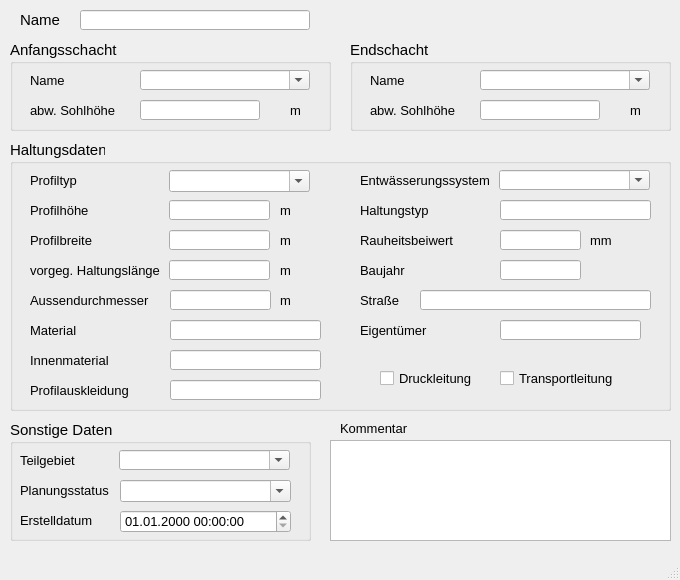
<?xml version="1.0" encoding="UTF-8"?>
<ui version="4.0">
 <class>MainWindow</class>
 <widget class="QMainWindow" name="MainWindow">
  <property name="enabled">
   <bool>true</bool>
  </property>
  <property name="geometry">
   <rect>
    <x>0</x>
    <y>0</y>
    <width>680</width>
    <height>580</height>
   </rect>
  </property>
  <property name="sizePolicy">
   <sizepolicy hsizetype="Preferred" vsizetype="Preferred">
    <horstretch>0</horstretch>
    <verstretch>0</verstretch>
   </sizepolicy>
  </property>
  <property name="minimumSize">
   <size>
    <width>680</width>
    <height>580</height>
   </size>
  </property>
  <property name="maximumSize">
   <size>
    <width>16777215</width>
    <height>16777215</height>
   </size>
  </property>
  <property name="baseSize">
   <size>
    <width>0</width>
    <height>0</height>
   </size>
  </property>
  <property name="font">
   <font>
    <family>Tahoma</family>
    <pointsize>10</pointsize>
   </font>
  </property>
  <property name="windowTitle">
   <string>h-Regler</string>
  </property>
  <widget class="QWidget" name="centralwidget">
   <widget class="QLabel" name="label">
    <property name="geometry">
     <rect>
      <x>20</x>
      <y>10</y>
      <width>40</width>
      <height>20</height>
     </rect>
    </property>
    <property name="font">
     <font>
      <family>Tahoma</family>
      <pointsize>11</pointsize>
     </font>
    </property>
    <property name="text">
     <string>Name</string>
    </property>
   </widget>
   <widget class="QLineEdit" name="haltnam">
    <property name="geometry">
     <rect>
      <x>80</x>
      <y>10</y>
      <width>230</width>
      <height>20</height>
     </rect>
    </property>
    <property name="font">
     <font>
      <family>Tahoma</family>
      <pointsize>11</pointsize>
     </font>
    </property>
    <property name="toolTip">
     <string>&lt;html&gt;&lt;head/&gt;&lt;body&gt;&lt;p&gt;Eindeutige Bezeichnung&lt;/p&gt;&lt;/body&gt;&lt;/html&gt;</string>
    </property>
    <property name="statusTip">
     <string>Eindeutige Bezeichnung</string>
    </property>
   </widget>
   <widget class="QTextEdit" name="kommentar">
    <property name="geometry">
     <rect>
      <x>330</x>
      <y>440</y>
      <width>341</width>
      <height>101</height>
     </rect>
    </property>
    <property name="font">
     <font>
      <family>Tahoma</family>
      <pointsize>10</pointsize>
     </font>
    </property>
    <property name="toolTip">
     <string>&lt;html&gt;&lt;head/&gt;&lt;body&gt;&lt;p&gt;&lt;span style=&quot; font-family:'Calibri','sans-serif';&quot;&gt;Platz für eigene Kommentare.&lt;/span&gt;&lt;/p&gt;&lt;/body&gt;&lt;/html&gt;</string>
    </property>
    <property name="statusTip">
     <string>Platz für eigene Kommentare.</string>
    </property>
   </widget>
   <widget class="QLabel" name="label_22">
    <property name="geometry">
     <rect>
      <x>340</x>
      <y>420</y>
      <width>81</width>
      <height>16</height>
     </rect>
    </property>
    <property name="font">
     <font>
      <family>Tahoma</family>
      <pointsize>10</pointsize>
     </font>
    </property>
    <property name="text">
     <string>Kommentar</string>
    </property>
   </widget>
   <widget class="QGroupBox" name="groupBox_3">
    <property name="geometry">
     <rect>
      <x>350</x>
      <y>40</y>
      <width>321</width>
      <height>91</height>
     </rect>
    </property>
    <property name="font">
     <font>
      <family>Tahoma</family>
      <pointsize>11</pointsize>
     </font>
    </property>
    <property name="title">
     <string>Endschacht</string>
    </property>
    <widget class="QLineEdit" name="sohleunten">
     <property name="geometry">
      <rect>
       <x>130</x>
       <y>60</y>
       <width>120</width>
       <height>20</height>
      </rect>
     </property>
     <property name="font">
      <font>
       <family>Tahoma</family>
       <pointsize>10</pointsize>
      </font>
     </property>
     <property name="toolTip">
      <string>von Schachtsohle abweichende Sohlhöhe</string>
     </property>
     <property name="statusTip">
      <string>von Schachtsohle abweichende Sohlhöhe</string>
     </property>
    </widget>
    <widget class="QLabel" name="label_9">
     <property name="geometry">
      <rect>
       <x>20</x>
       <y>30</y>
       <width>71</width>
       <height>21</height>
      </rect>
     </property>
     <property name="font">
      <font>
       <family>Tahoma</family>
       <pointsize>10</pointsize>
      </font>
     </property>
     <property name="text">
      <string>Name</string>
     </property>
    </widget>
    <widget class="QLabel" name="label_8">
     <property name="geometry">
      <rect>
       <x>20</x>
       <y>60</y>
       <width>101</width>
       <height>21</height>
      </rect>
     </property>
     <property name="font">
      <font>
       <family>Tahoma</family>
       <pointsize>10</pointsize>
      </font>
     </property>
     <property name="text">
      <string>abw. Sohlhöhe</string>
     </property>
    </widget>
    <widget class="QLabel" name="label_15">
     <property name="geometry">
      <rect>
       <x>280</x>
       <y>60</y>
       <width>21</width>
       <height>21</height>
      </rect>
     </property>
     <property name="font">
      <font>
       <family>Tahoma</family>
       <pointsize>10</pointsize>
      </font>
     </property>
     <property name="text">
      <string>m</string>
     </property>
    </widget>
    <widget class="QComboBox" name="schunten">
     <property name="geometry">
      <rect>
       <x>130</x>
       <y>30</y>
       <width>170</width>
       <height>20</height>
      </rect>
     </property>
     <property name="font">
      <font>
       <family>Tahoma</family>
       <pointsize>10</pointsize>
      </font>
     </property>
     <property name="toolTip">
      <string>&lt;html&gt;&lt;head/&gt;&lt;body&gt;&lt;p&gt;Name des unteren Schachts&lt;/p&gt;&lt;/body&gt;&lt;/html&gt;</string>
     </property>
     <property name="statusTip">
      <string>Name des unteren Schachts</string>
     </property>
     <property name="editable">
      <bool>true</bool>
     </property>
    </widget>
   </widget>
   <widget class="QGroupBox" name="groupBox">
    <property name="geometry">
     <rect>
      <x>10</x>
      <y>40</y>
      <width>321</width>
      <height>91</height>
     </rect>
    </property>
    <property name="font">
     <font>
      <family>Tahoma</family>
      <pointsize>11</pointsize>
     </font>
    </property>
    <property name="title">
     <string>Anfangsschacht</string>
    </property>
    <widget class="QLabel" name="label_3">
     <property name="geometry">
      <rect>
       <x>20</x>
       <y>30</y>
       <width>91</width>
       <height>21</height>
      </rect>
     </property>
     <property name="font">
      <font>
       <family>Tahoma</family>
       <pointsize>10</pointsize>
      </font>
     </property>
     <property name="text">
      <string>Name</string>
     </property>
    </widget>
    <widget class="QLabel" name="label_5">
     <property name="geometry">
      <rect>
       <x>20</x>
       <y>60</y>
       <width>91</width>
       <height>21</height>
      </rect>
     </property>
     <property name="font">
      <font>
       <family>Tahoma</family>
       <pointsize>10</pointsize>
      </font>
     </property>
     <property name="text">
      <string>abw. Sohlhöhe</string>
     </property>
    </widget>
    <widget class="QLabel" name="label_14">
     <property name="geometry">
      <rect>
       <x>280</x>
       <y>60</y>
       <width>21</width>
       <height>21</height>
      </rect>
     </property>
     <property name="font">
      <font>
       <family>Tahoma</family>
       <pointsize>10</pointsize>
      </font>
     </property>
     <property name="text">
      <string>m</string>
     </property>
    </widget>
    <widget class="QComboBox" name="schoben">
     <property name="geometry">
      <rect>
       <x>130</x>
       <y>30</y>
       <width>170</width>
       <height>20</height>
      </rect>
     </property>
     <property name="font">
      <font>
       <family>Tahoma</family>
       <pointsize>10</pointsize>
      </font>
     </property>
     <property name="toolTip">
      <string>&lt;html&gt;&lt;head/&gt;&lt;body&gt;&lt;p&gt;&lt;span style=&quot; font-family:'Calibri','sans-serif';&quot;&gt;Name des oberen Schachts&lt;/span&gt;&lt;/p&gt;&lt;/body&gt;&lt;/html&gt;</string>
     </property>
     <property name="statusTip">
      <string>Name des oberen Schachts</string>
     </property>
     <property name="editable">
      <bool>true</bool>
     </property>
    </widget>
    <widget class="QLineEdit" name="sohleoben">
     <property name="geometry">
      <rect>
       <x>130</x>
       <y>60</y>
       <width>120</width>
       <height>20</height>
      </rect>
     </property>
     <property name="font">
      <font>
       <family>Tahoma</family>
       <pointsize>10</pointsize>
      </font>
     </property>
     <property name="toolTip">
      <string>von Schachtsohle abweichende Sohlhöhe</string>
     </property>
     <property name="statusTip">
      <string>von Schachtsohle abweichende Sohlhöhe</string>
     </property>
    </widget>
   </widget>
   <widget class="QGroupBox" name="groupBox_2">
    <property name="geometry">
     <rect>
      <x>10</x>
      <y>140</y>
      <width>661</width>
      <height>271</height>
     </rect>
    </property>
    <property name="font">
     <font>
      <family>Tahoma</family>
      <pointsize>11</pointsize>
     </font>
    </property>
    <property name="title">
     <string>Haltungsdaten</string>
    </property>
    <widget class="QLabel" name="label_7">
     <property name="geometry">
      <rect>
       <x>20</x>
       <y>90</y>
       <width>101</width>
       <height>21</height>
      </rect>
     </property>
     <property name="font">
      <font>
       <family>Tahoma</family>
       <pointsize>10</pointsize>
      </font>
     </property>
     <property name="text">
      <string>Profilbreite</string>
     </property>
    </widget>
    <widget class="QLabel" name="label_20">
     <property name="geometry">
      <rect>
       <x>270</x>
       <y>90</y>
       <width>31</width>
       <height>21</height>
      </rect>
     </property>
     <property name="font">
      <font>
       <family>Tahoma</family>
       <pointsize>10</pointsize>
      </font>
     </property>
     <property name="text">
      <string>m </string>
     </property>
    </widget>
    <widget class="QLabel" name="label_21">
     <property name="geometry">
      <rect>
       <x>270</x>
       <y>120</y>
       <width>30</width>
       <height>20</height>
      </rect>
     </property>
     <property name="font">
      <font>
       <family>Tahoma</family>
       <pointsize>10</pointsize>
      </font>
     </property>
     <property name="text">
      <string>m </string>
     </property>
    </widget>
    <widget class="QLineEdit" name="laenge">
     <property name="geometry">
      <rect>
       <x>159</x>
       <y>120</y>
       <width>101</width>
       <height>20</height>
      </rect>
     </property>
     <property name="font">
      <font>
       <family>Tahoma</family>
       <pointsize>10</pointsize>
      </font>
     </property>
     <property name="toolTip">
      <string>&lt;html&gt;&lt;head/&gt;&lt;body&gt;&lt;p&gt;&lt;span style=&quot; font-size:10pt;&quot;&gt;vorgegebene Haltungslänge, falls diese nicht automatisch berechnet werden soll&lt;/span&gt;&lt;/p&gt;&lt;/body&gt;&lt;/html&gt;</string>
     </property>
     <property name="statusTip">
      <string>vorgegebene Haltungslänge, falls diese nicht automatisch berechnet werden soll</string>
     </property>
    </widget>
    <widget class="QComboBox" name="entwart">
     <property name="geometry">
      <rect>
       <x>489</x>
       <y>30</y>
       <width>151</width>
       <height>20</height>
      </rect>
     </property>
     <property name="font">
      <font>
       <family>Tahoma</family>
       <pointsize>10</pointsize>
      </font>
     </property>
     <property name="toolTip">
      <string>&lt;html&gt;&lt;head/&gt;&lt;body&gt;&lt;p&gt;vorh. Entwässerungssystem (z.B. Mischwasser, Regenwasser etc.)&lt;/p&gt;&lt;/body&gt;&lt;/html&gt;</string>
     </property>
     <property name="statusTip">
      <string>vorh. Entwässerungssystem (z.B. Mischwasser, Regenwasser etc.)</string>
     </property>
     <property name="editable">
      <bool>true</bool>
     </property>
    </widget>
    <widget class="QComboBox" name="profilnam">
     <property name="geometry">
      <rect>
       <x>159</x>
       <y>30</y>
       <width>141</width>
       <height>22</height>
      </rect>
     </property>
     <property name="font">
      <font>
       <family>Tahoma</family>
       <pointsize>10</pointsize>
      </font>
     </property>
     <property name="toolTip">
      <string>&lt;html&gt;&lt;head/&gt;&lt;body&gt;&lt;p&gt;Profiltyp für das Rohr&lt;/p&gt;&lt;/body&gt;&lt;/html&gt;</string>
     </property>
     <property name="statusTip">
      <string>Profiltyp für das Rohr</string>
     </property>
     <property name="editable">
      <bool>true</bool>
     </property>
    </widget>
    <widget class="QLabel" name="label_54">
     <property name="geometry">
      <rect>
       <x>20</x>
       <y>30</y>
       <width>91</width>
       <height>21</height>
      </rect>
     </property>
     <property name="font">
      <font>
       <family>Tahoma</family>
       <pointsize>10</pointsize>
      </font>
     </property>
     <property name="text">
      <string>Profiltyp</string>
     </property>
    </widget>
    <widget class="QLabel" name="label_17">
     <property name="geometry">
      <rect>
       <x>20</x>
       <y>120</y>
       <width>151</width>
       <height>21</height>
      </rect>
     </property>
     <property name="font">
      <font>
       <family>Tahoma</family>
       <pointsize>10</pointsize>
      </font>
     </property>
     <property name="text">
      <string>vorgeg. Haltungslänge</string>
     </property>
    </widget>
    <widget class="QLabel" name="label_51">
     <property name="geometry">
      <rect>
       <x>350</x>
       <y>30</y>
       <width>151</width>
       <height>21</height>
      </rect>
     </property>
     <property name="font">
      <font>
       <family>Tahoma</family>
       <pointsize>10</pointsize>
      </font>
     </property>
     <property name="text">
      <string>Entwässerungssystem</string>
     </property>
    </widget>
    <widget class="QLineEdit" name="hoehe">
     <property name="geometry">
      <rect>
       <x>159</x>
       <y>60</y>
       <width>101</width>
       <height>20</height>
      </rect>
     </property>
     <property name="font">
      <font>
       <family>Tahoma</family>
       <pointsize>10</pointsize>
      </font>
     </property>
     <property name="toolTip">
      <string>&lt;html&gt;&lt;head/&gt;&lt;body&gt;&lt;p&gt;Bedeutung hängt vom Profiltyp ab&lt;/p&gt;&lt;/body&gt;&lt;/html&gt;</string>
     </property>
     <property name="statusTip">
      <string>Bedeutung hängt vom Profiltyp ab</string>
     </property>
    </widget>
    <widget class="QLabel" name="label_16">
     <property name="geometry">
      <rect>
       <x>270</x>
       <y>60</y>
       <width>31</width>
       <height>21</height>
      </rect>
     </property>
     <property name="font">
      <font>
       <family>Tahoma</family>
       <pointsize>10</pointsize>
      </font>
     </property>
     <property name="text">
      <string>m </string>
     </property>
    </widget>
    <widget class="QLineEdit" name="breite">
     <property name="geometry">
      <rect>
       <x>159</x>
       <y>90</y>
       <width>101</width>
       <height>20</height>
      </rect>
     </property>
     <property name="font">
      <font>
       <family>Tahoma</family>
       <pointsize>10</pointsize>
      </font>
     </property>
     <property name="toolTip">
      <string>&lt;html&gt;&lt;head/&gt;&lt;body&gt;&lt;p&gt;Bedeutung hängt vom Profiltyp ab&lt;/p&gt;&lt;/body&gt;&lt;/html&gt;</string>
     </property>
     <property name="statusTip">
      <string>Bedeutung hängt vom Profiltyp ab</string>
     </property>
    </widget>
    <widget class="QLabel" name="label_6">
     <property name="geometry">
      <rect>
       <x>20</x>
       <y>60</y>
       <width>101</width>
       <height>21</height>
      </rect>
     </property>
     <property name="font">
      <font>
       <family>Tahoma</family>
       <pointsize>10</pointsize>
      </font>
     </property>
     <property name="text">
      <string>Profilhöhe</string>
     </property>
    </widget>
    <widget class="QLabel" name="label_12">
     <property name="geometry">
      <rect>
       <x>20</x>
       <y>150</y>
       <width>121</width>
       <height>21</height>
      </rect>
     </property>
     <property name="font">
      <font>
       <family>Tahoma</family>
       <pointsize>10</pointsize>
      </font>
     </property>
     <property name="text">
      <string>Aussendurchmesser</string>
     </property>
    </widget>
    <widget class="QLabel" name="label_13">
     <property name="geometry">
      <rect>
       <x>350</x>
       <y>60</y>
       <width>101</width>
       <height>21</height>
      </rect>
     </property>
     <property name="font">
      <font>
       <family>Tahoma</family>
       <pointsize>10</pointsize>
      </font>
     </property>
     <property name="text">
      <string>Haltungstyp</string>
     </property>
    </widget>
    <widget class="QLabel" name="label_27">
     <property name="geometry">
      <rect>
       <x>270</x>
       <y>150</y>
       <width>31</width>
       <height>21</height>
      </rect>
     </property>
     <property name="font">
      <font>
       <family>Tahoma</family>
       <pointsize>10</pointsize>
      </font>
     </property>
     <property name="text">
      <string>m</string>
     </property>
    </widget>
    <widget class="QLineEdit" name="haltungstyp">
     <property name="geometry">
      <rect>
       <x>490</x>
       <y>60</y>
       <width>151</width>
       <height>20</height>
      </rect>
     </property>
    </widget>
    <widget class="QLineEdit" name="aussendurchmesser">
     <property name="geometry">
      <rect>
       <x>160</x>
       <y>150</y>
       <width>101</width>
       <height>20</height>
      </rect>
     </property>
     <property name="toolTip">
      <string>&lt;html&gt;&lt;head/&gt;&lt;body&gt;&lt;p&gt;Aussendurchmesser&lt;/p&gt;&lt;/body&gt;&lt;/html&gt;</string>
     </property>
     <property name="statusTip">
      <string>Aussendurchmesser</string>
     </property>
    </widget>
    <widget class="QLabel" name="label_72">
     <property name="geometry">
      <rect>
       <x>580</x>
       <y>90</y>
       <width>46</width>
       <height>21</height>
      </rect>
     </property>
     <property name="font">
      <font>
       <family>Tahoma</family>
       <pointsize>10</pointsize>
      </font>
     </property>
     <property name="text">
      <string>mm</string>
     </property>
    </widget>
    <widget class="QLineEdit" name="material">
     <property name="geometry">
      <rect>
       <x>160</x>
       <y>180</y>
       <width>151</width>
       <height>20</height>
      </rect>
     </property>
     <property name="toolTip">
      <string>&lt;html&gt;&lt;head/&gt;&lt;body&gt;&lt;p&gt;Material des Schachtes (z.B. Beton, Gussstahl etc.)&lt;/p&gt;&lt;/body&gt;&lt;/html&gt;</string>
     </property>
     <property name="statusTip">
      <string>Material des Schachtes (z.B. Beton, Gussstahl etc.)</string>
     </property>
    </widget>
    <widget class="QLabel" name="label_24">
     <property name="geometry">
      <rect>
       <x>20</x>
       <y>240</y>
       <width>101</width>
       <height>21</height>
      </rect>
     </property>
     <property name="font">
      <font>
       <family>Tahoma</family>
       <pointsize>10</pointsize>
      </font>
     </property>
     <property name="text">
      <string>Profilauskleidung</string>
     </property>
    </widget>
    <widget class="QLabel" name="label_23">
     <property name="geometry">
      <rect>
       <x>20</x>
       <y>180</y>
       <width>101</width>
       <height>21</height>
      </rect>
     </property>
     <property name="font">
      <font>
       <family>Tahoma</family>
       <pointsize>10</pointsize>
      </font>
     </property>
     <property name="text">
      <string>Material</string>
     </property>
    </widget>
    <widget class="QLineEdit" name="baujahr">
     <property name="geometry">
      <rect>
       <x>490</x>
       <y>120</y>
       <width>81</width>
       <height>20</height>
      </rect>
     </property>
     <property name="toolTip">
      <string>&lt;html&gt;&lt;head/&gt;&lt;body&gt;&lt;p&gt;Baujahr&lt;/p&gt;&lt;/body&gt;&lt;/html&gt;</string>
     </property>
     <property name="statusTip">
      <string>Baujahr</string>
     </property>
    </widget>
    <widget class="QLabel" name="label_25">
     <property name="geometry">
      <rect>
       <x>20</x>
       <y>210</y>
       <width>101</width>
       <height>21</height>
      </rect>
     </property>
     <property name="font">
      <font>
       <family>Tahoma</family>
       <pointsize>10</pointsize>
      </font>
     </property>
     <property name="text">
      <string>Innenmaterial</string>
     </property>
    </widget>
    <widget class="QLineEdit" name="profilauskleidung">
     <property name="geometry">
      <rect>
       <x>160</x>
       <y>240</y>
       <width>151</width>
       <height>20</height>
      </rect>
     </property>
     <property name="toolTip">
      <string>&lt;html&gt;&lt;head/&gt;&lt;body&gt;&lt;p&gt;Profilauskleidung&lt;/p&gt;&lt;/body&gt;&lt;/html&gt;</string>
     </property>
     <property name="statusTip">
      <string>Profilauskleidung</string>
     </property>
    </widget>
    <widget class="QLabel" name="label_62">
     <property name="geometry">
      <rect>
       <x>350</x>
       <y>90</y>
       <width>101</width>
       <height>21</height>
      </rect>
     </property>
     <property name="font">
      <font>
       <family>Tahoma</family>
       <pointsize>10</pointsize>
      </font>
     </property>
     <property name="text">
      <string>Rauheitsbeiwert</string>
     </property>
    </widget>
    <widget class="QLabel" name="label_18">
     <property name="geometry">
      <rect>
       <x>350</x>
       <y>120</y>
       <width>101</width>
       <height>21</height>
      </rect>
     </property>
     <property name="font">
      <font>
       <family>Tahoma</family>
       <pointsize>10</pointsize>
      </font>
     </property>
     <property name="text">
      <string>Baujahr</string>
     </property>
    </widget>
    <widget class="QLineEdit" name="innenmaterial">
     <property name="geometry">
      <rect>
       <x>160</x>
       <y>210</y>
       <width>151</width>
       <height>20</height>
      </rect>
     </property>
     <property name="toolTip">
      <string>&lt;html&gt;&lt;head/&gt;&lt;body&gt;&lt;p&gt;Innenmaterial&lt;/p&gt;&lt;/body&gt;&lt;/html&gt;</string>
     </property>
     <property name="statusTip">
      <string>Innenmaterial</string>
     </property>
    </widget>
    <widget class="QLineEdit" name="ks">
     <property name="geometry">
      <rect>
       <x>490</x>
       <y>90</y>
       <width>81</width>
       <height>20</height>
      </rect>
     </property>
     <property name="font">
      <font>
       <family>Tahoma</family>
       <pointsize>10</pointsize>
      </font>
     </property>
     <property name="toolTip">
      <string>&lt;html&gt;&lt;head/&gt;&lt;body&gt;&lt;p&gt;Absolute Rauheit gemäß Prandtl-Colebrook&lt;/p&gt;&lt;/body&gt;&lt;/html&gt;</string>
     </property>
     <property name="statusTip">
      <string>Absolute Rauheit gemäß Prandtl-Colebrook</string>
     </property>
    </widget>
    <widget class="QLabel" name="label_19">
     <property name="geometry">
      <rect>
       <x>350</x>
       <y>180</y>
       <width>90</width>
       <height>21</height>
      </rect>
     </property>
     <property name="font">
      <font>
       <family>Tahoma</family>
       <pointsize>10</pointsize>
      </font>
     </property>
     <property name="text">
      <string>Eigentümer</string>
     </property>
    </widget>
    <widget class="QLineEdit" name="eigentum">
     <property name="geometry">
      <rect>
       <x>490</x>
       <y>180</y>
       <width>141</width>
       <height>20</height>
      </rect>
     </property>
     <property name="toolTip">
      <string>&lt;html&gt;&lt;head/&gt;&lt;body&gt;&lt;p&gt;Eigentürmer&lt;/p&gt;&lt;/body&gt;&lt;/html&gt;</string>
     </property>
     <property name="statusTip">
      <string>Eigentürmer</string>
     </property>
    </widget>
    <widget class="QLabel" name="label_2">
     <property name="geometry">
      <rect>
       <x>350</x>
       <y>150</y>
       <width>65</width>
       <height>21</height>
      </rect>
     </property>
     <property name="font">
      <font>
       <family>Tahoma</family>
       <pointsize>10</pointsize>
      </font>
     </property>
     <property name="text">
      <string>Straße</string>
     </property>
    </widget>
    <widget class="QLineEdit" name="strasse">
     <property name="geometry">
      <rect>
       <x>410</x>
       <y>150</y>
       <width>231</width>
       <height>20</height>
      </rect>
     </property>
     <property name="font">
      <font>
       <family>Tahoma</family>
       <pointsize>10</pointsize>
      </font>
     </property>
     <property name="toolTip">
      <string>&lt;html&gt;&lt;head/&gt;&lt;body&gt;&lt;p&gt;Straßenname&lt;/p&gt;&lt;/body&gt;&lt;/html&gt;</string>
     </property>
     <property name="statusTip">
      <string>Straßenname</string>
     </property>
    </widget>
    <widget class="QCheckBox" name="transport">
     <property name="geometry">
      <rect>
       <x>490</x>
       <y>230</y>
       <width>151</width>
       <height>17</height>
      </rect>
     </property>
     <property name="font">
      <font>
       <family>Tahoma</family>
       <pointsize>10</pointsize>
      </font>
     </property>
     <property name="toolTip">
      <string>&lt;html&gt;&lt;head/&gt;&lt;body&gt;&lt;p&gt;Transportkanal ohne Regen- und Schmutzwasseranschlüsse&lt;/p&gt;&lt;/body&gt;&lt;/html&gt;</string>
     </property>
     <property name="statusTip">
      <string>Transportkanal ohne Regen- und Schmutzwasseranschlüsse</string>
     </property>
     <property name="whatsThis">
      <string>&lt;html&gt;&lt;head/&gt;&lt;body&gt;&lt;p&gt;Transportkanal ohne Regen- und Schmutzwasseranschlüsse&lt;/p&gt;&lt;/body&gt;&lt;/html&gt;</string>
     </property>
     <property name="layoutDirection">
      <enum>Qt::LeftToRight</enum>
     </property>
     <property name="text">
      <string>Transportleitung</string>
     </property>
    </widget>
    <widget class="QCheckBox" name="druckdicht">
     <property name="geometry">
      <rect>
       <x>370</x>
       <y>230</y>
       <width>101</width>
       <height>17</height>
      </rect>
     </property>
     <property name="font">
      <font>
       <family>Tahoma</family>
       <pointsize>10</pointsize>
      </font>
     </property>
     <property name="toolTip">
      <string>&lt;html&gt;&lt;head/&gt;&lt;body&gt;&lt;p&gt;Druckleitung&lt;/p&gt;&lt;/body&gt;&lt;/html&gt;</string>
     </property>
     <property name="statusTip">
      <string>Druckleitung</string>
     </property>
     <property name="layoutDirection">
      <enum>Qt::LeftToRight</enum>
     </property>
     <property name="text">
      <string>Druckleitung</string>
     </property>
    </widget>
   </widget>
   <widget class="QGroupBox" name="groupBox_4">
    <property name="geometry">
     <rect>
      <x>10</x>
      <y>420</y>
      <width>301</width>
      <height>121</height>
     </rect>
    </property>
    <property name="font">
     <font>
      <family>Tahoma</family>
      <pointsize>11</pointsize>
     </font>
    </property>
    <property name="title">
     <string>Sonstige Daten</string>
    </property>
    <widget class="QComboBox" name="teilgebiet">
     <property name="geometry">
      <rect>
       <x>109</x>
       <y>30</y>
       <width>171</width>
       <height>20</height>
      </rect>
     </property>
     <property name="font">
      <font>
       <family>Tahoma</family>
       <pointsize>10</pointsize>
      </font>
     </property>
     <property name="toolTip">
      <string>&lt;html&gt;&lt;head/&gt;&lt;body&gt;&lt;p&gt;zur Zuordnung auf ein selbstständig festgelegtes Teilgebiet&lt;/p&gt;&lt;/body&gt;&lt;/html&gt;</string>
     </property>
     <property name="statusTip">
      <string>zur Zuordnung auf ein selbstständig festgelegtes Teilgebiet</string>
     </property>
     <property name="editable">
      <bool>true</bool>
     </property>
    </widget>
    <widget class="QLabel" name="label_11">
     <property name="geometry">
      <rect>
       <x>10</x>
       <y>30</y>
       <width>71</width>
       <height>20</height>
      </rect>
     </property>
     <property name="font">
      <font>
       <family>Tahoma</family>
       <pointsize>10</pointsize>
      </font>
     </property>
     <property name="text">
      <string>Teilgebiet</string>
     </property>
     <property name="buddy">
      <cstring>simstatus</cstring>
     </property>
    </widget>
    <widget class="QComboBox" name="simstatus">
     <property name="geometry">
      <rect>
       <x>110</x>
       <y>60</y>
       <width>171</width>
       <height>22</height>
      </rect>
     </property>
     <property name="font">
      <font>
       <family>Tahoma</family>
       <pointsize>10</pointsize>
      </font>
     </property>
     <property name="toolTip">
      <string>&lt;html&gt;&lt;head/&gt;&lt;body&gt;&lt;p&gt;&lt;span style=&quot; font-family:'Calibri','sans-serif';&quot;&gt;aktueller Status (z.B. vorhanden, in Planung etc.)&lt;/span&gt;&lt;/p&gt;&lt;/body&gt;&lt;/html&gt;</string>
     </property>
     <property name="statusTip">
      <string>aktueller Status (z.B. vorhanden, in Planung etc.)</string>
     </property>
     <property name="editable">
      <bool>true</bool>
     </property>
    </widget>
    <widget class="QgsDateTimeEdit" name="createdat">
     <property name="geometry">
      <rect>
       <x>110</x>
       <y>90</y>
       <width>171</width>
       <height>23</height>
      </rect>
     </property>
     <property name="font">
      <font>
       <family>Tahoma</family>
       <pointsize>10</pointsize>
      </font>
     </property>
     <property name="currentSection">
      <enum>QDateTimeEdit::DaySection</enum>
     </property>
     <property name="displayFormat">
      <string>dd.MM.yyyy HH:mm:ss</string>
     </property>
    </widget>
    <widget class="QLabel" name="label_10">
     <property name="geometry">
      <rect>
       <x>10</x>
       <y>60</y>
       <width>111</width>
       <height>21</height>
      </rect>
     </property>
     <property name="font">
      <font>
       <family>Tahoma</family>
       <pointsize>10</pointsize>
      </font>
     </property>
     <property name="text">
      <string>Planungsstatus</string>
     </property>
     <property name="buddy">
      <cstring>simstatus</cstring>
     </property>
    </widget>
    <widget class="QLabel" name="label_71">
     <property name="geometry">
      <rect>
       <x>10</x>
       <y>90</y>
       <width>151</width>
       <height>21</height>
      </rect>
     </property>
     <property name="font">
      <font>
       <family>Tahoma</family>
       <pointsize>10</pointsize>
      </font>
     </property>
     <property name="text">
      <string>Erstelldatum</string>
     </property>
    </widget>
   </widget>
  </widget>
  <widget class="QMenuBar" name="menubar">
   <property name="geometry">
    <rect>
     <x>0</x>
     <y>0</y>
     <width>680</width>
     <height>22</height>
    </rect>
   </property>
  </widget>
  <widget class="QStatusBar" name="statusbar"/>
 </widget>
 <customwidgets>
  <customwidget>
   <class>QgsDateTimeEdit</class>
   <extends>QDateTimeEdit</extends>
   <header>qgsdatetimeedit.h</header>
  </customwidget>
 </customwidgets>
 <tabstops>
  <tabstop>haltnam</tabstop>
 </tabstops>
 <resources/>
 <connections/>
</ui>
